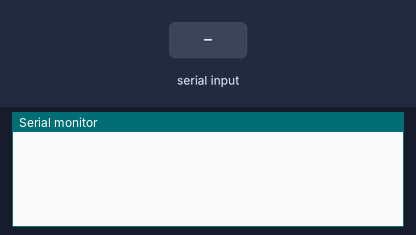
Bench run of a sketch on a simulated Arduino Uno, built with avr-gcc and run on an emulated ATmega328P. Shown: the last lines printed to the serial monitor. Inputs (shaded band) come from the test bench.

Above: at 1.2 s.
1.3 s: "U" received over the second serial link
At 2.5 s:
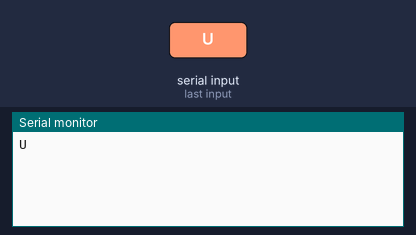
2.8 s: "S" received over the second serial link
At 3.9 s:
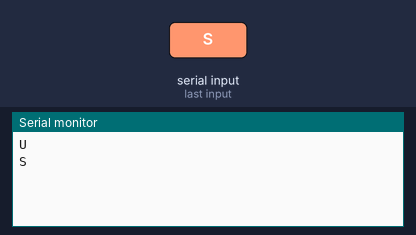
4.3 s: "D" received over the second serial link
At 5.0 s:
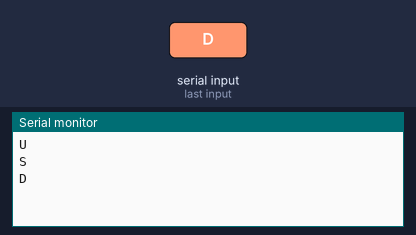
5.8 s: "R" received over the second serial link
At 6.1 s:
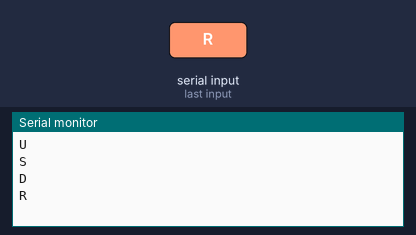
7.3 s: "L" received over the second serial link
At 8.5 s:
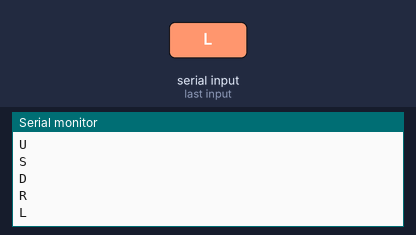

The sketch:

robot.ino
```cpp
#include <SoftwareSerial.h>
char inputByte;

#define IN1 5
#define IN2 6
#define IN3 10
#define IN4 11

SoftwareSerial MyBlue(2, 3);  // RX | TX
void setup() {
  Serial.begin(9600);
  MyBlue.begin(9600);

  digitalWrite(IN1, LOW);
  digitalWrite(IN2, LOW);
  digitalWrite(IN3, LOW);
  digitalWrite(IN4, LOW);
}

void loop() {
  while (MyBlue.available() > 0) {
    inputByte = MyBlue.read();
    Serial.println(inputByte);
    if (inputByte == 'U') {
      digitalWrite(IN1, HIGH);
      digitalWrite(IN2, LOW);

      digitalWrite(IN3, HIGH);
      digitalWrite(IN4, LOW);
    } else if (inputByte == 'S') {
      digitalWrite(IN1, LOW);
      digitalWrite(IN2, LOW);

      digitalWrite(IN3, LOW);
      digitalWrite(IN4, LOW);
    } else if (inputByte == 'D') {
      digitalWrite(IN1, LOW);
      digitalWrite(IN2, HIGH);

      digitalWrite(IN3, LOW);
      digitalWrite(IN4, HIGH);
    } else if (inputByte == 'R') {
      digitalWrite(IN1, LOW);
      digitalWrite(IN2, HIGH);

      digitalWrite(IN3, HIGH);
      digitalWrite(IN4, LOW);
    } else if (inputByte == 'L') {
      digitalWrite(IN1, HIGH);
      digitalWrite(IN2, LOW);

      digitalWrite(IN3, LOW);
      digitalWrite(IN4, HIGH);
    }
  }
}
```

Measured:
- after the input at 1.3 s, the serial monitor: prints a new line at once (image 1)
- after the input at 2.8 s, the serial monitor: prints a new line at once (image 2)
- after the input at 4.3 s, the serial monitor: prints a new line at once (image 3)
- after the input at 5.8 s, the serial monitor: prints a new line at once (image 4)
- after the input at 7.3 s, the serial monitor: prints a new line at once (image 5)
